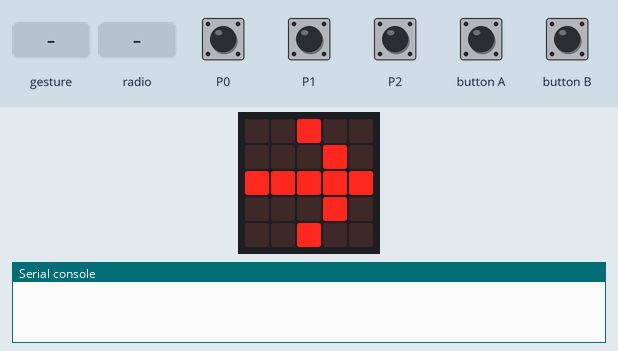
Recording of a program running on a simulated BBC micro:bit (MakeCode). On the bench: the board's 5×5 LED display, the last lines printed to the serial console. The inputs (shaded band) are chosen by the test bench. No radio messages arrive unless stated (any console line starting 'radio sent:' is added by the test bench); a tilt is held for 1.5 s and a shake lasts 1 s, then the board lies face up again; the 48×5 strip is a reading aid, not a part: it shows the text the display is scrolling, unrolled, one strip-width of it at a time; the compass is already calibrated.

Above: at 0.8 s.
At 13.9 s:
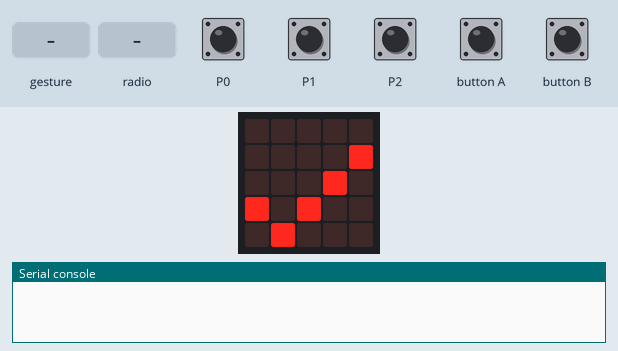
14.0 s: gesture 'shake'
At 14.4 s:
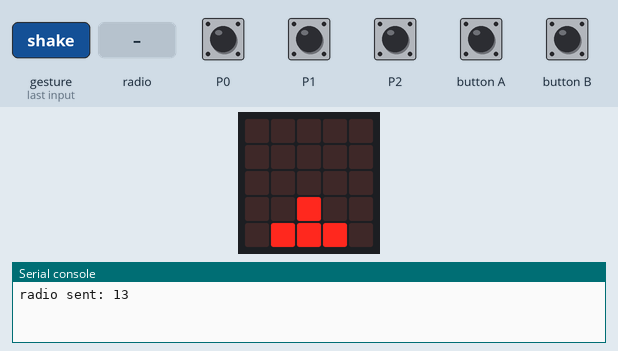
16.9 s: touch pin P0 pressed for 0.15 s
17.6 s: gesture 'shake'
At 20.9 s:
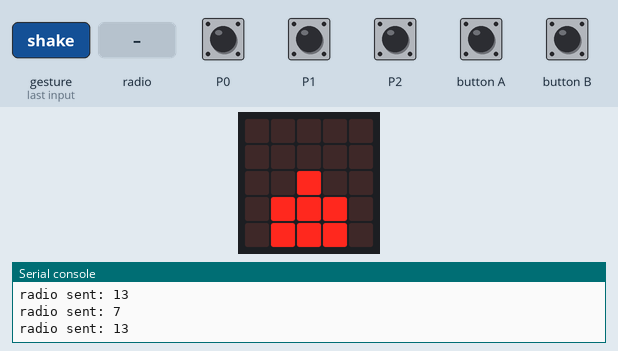
28.3 s: radio message "10" arrives
At 31.1 s:
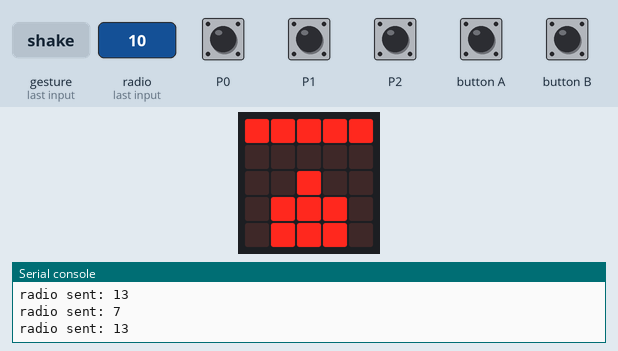
31.3 s: touch pin P1 pressed for 0.15 s
32.0 s: radio message "11" arrives
At 34.3 s:
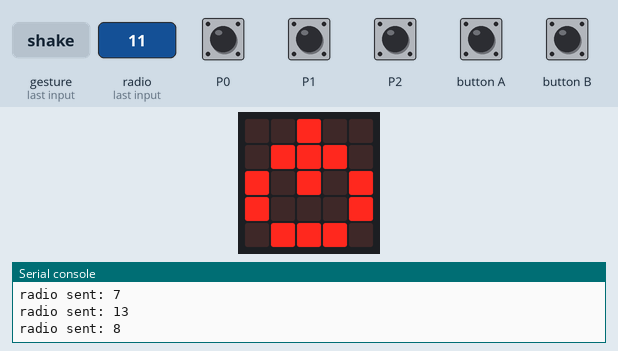

Measured:
- after the input at 14.0 s, the display: changes after 0.20 s (image 2)
- after the input at 17.6 s, the display: first differs from a run without the input after 2.7 s (image 3 shows a later state)
- after the input at 28.3 s, the display: first differs from a run without the input after 2.6 s (image 4)
- after the input at 32.0 s, the display: first differs from a run without the input after 2.1 s (image 5)
- what the display in image 0 shows lasts 0.6 s, from 0.7 s to 1.3 s
- what the display in image 2 shows lasts 0.4 s, from 14.2 s to 14.6 s

The program:

main.ts
```typescript
input.onPinPressed(TouchPin.P0, function () {
    radio.sendNumber(7)
    basic.showString("show")
})
input.onGesture(Gesture.TiltRight, function () {
    radio.sendNumber(2)
    basic.showLeds(`
        . . . . .
        . . . . .
        # # # # .
        . . . . .
        . . . . .
        `)
    basic.showLeds(`
        . . # . .
        . . . # .
        # # # # #
        . . . # .
        . . # . .
        `)
})
radio.onReceivedNumber(function (receivedNumber) {
    if (receivedNumber == 10) {
        basic.showLeds(`
            # # # # #
            . . . . .
            . . # . .
            . # # # .
            . # # # .
            `)
        basic.showLeds(`
            # # # # #
            . . # . .
            . # # # .
            . # # # .
            . # # # .
            `)
        basic.showLeds(`
            # # # # #
            . . . . .
            . # . . .
            # . . # .
            . . # . #
            `)
        basic.showLeds(`
            . . # . .
            . . # . .
            . . # . .
            . . . . .
            . . # . .
            `)
        basic.showLeds(`
            # # # # #
            . . . . .
            . . . . .
            . . . . .
            . . . . .
            `)
        basic.showLeds(`
            # # # # #
            . . . . .
            . . # . .
            . # # # .
            . # # # .
            `)
        basic.showLeds(`
            . . . # .
            . . . # .
            . . . # .
            . # . # .
            . . # # .
            `)
        basic.showLeds(`
            . . # . .
            . . # . .
            . . # . .
            . . . . .
            . . # . .
            `)
    }
    if (receivedNumber == 11) {
        basic.showLeds(`
            . . # . .
            . # # # .
            # . # . #
            # . . . #
            . # # # .
            `)
        basic.showLeds(`
            . . . . .
            . . . . .
            . . . . .
            . . . . .
            . . # . .
            `)
        basic.showLeds(`
            . . . . .
            . . . . .
            . . . . .
            . . # . .
            . # # # .
            `)
        basic.showLeds(`
            . . . . .
            . . . . .
            . . # . .
            . # # # .
            . # # # .
            `)
        basic.showLeds(`
            . . . . .
            . . # . .
            . # # # .
            . # # # .
            . # # # .
            `)
        basic.showLeds(`
            . . # . .
            . # # # .
            . # # # .
            . # # # .
            . . . . .
            `)
        basic.showLeds(`
            . # # # .
            . # # # .
            . # # # .
            . . . . .
            . . . . .
            `)
        basic.showLeds(`
            . # # # .
            . # # # .
            . . . . .
            . . . . .
            . . . . .
            `)
        basic.showLeds(`
            . # # # .
            . . . . .
            . . . . .
            . . . . .
            . . . . .
            `)
        basic.showLeds(`
            . . . . .
            . . . . .
            . . . . .
            . . . . .
            . . . . .
            `)
        basic.showIcon(IconNames.Chessboard)
    }
})
input.onGesture(Gesture.LogoUp, function () {
    radio.sendNumber(4)
    basic.showLeds(`
        # # . # #
        # . . . #
        . . . . .
        # . . . #
        # # . # #
        `)
    basic.showLeds(`
        . . # . .
        . # . # .
        # . # . #
        . # . # .
        . . # . .
        `)
})
input.onButtonPressed(Button.A, function () {
    basic.showLeds(`
        . . . . .
        . . . . .
        . . . . .
        # # . # #
        # # . # #
        `)
    basic.showLeds(`
        . # # # #
        . # . . #
        . # . . #
        # # . # #
        # # . # #
        `)
    radio.sendNumber(5)
    basic.showNumber(1)
    basic.showLeds(`
        . # # # #
        . # . . #
        . # . . #
        # # . # #
        # # . # #
        `)
    basic.showLeds(`
        . . . . .
        . # # # .
        . # # # .
        . # # # .
        . . . . .
        `)
    basic.showLeds(`
        . . . . .
        . # # # .
        . . # # .
        . # # # .
        . . . . .
        `)
    basic.showLeds(`
        . . . . .
        . # # # .
        . # . # .
        . # # # .
        . . . . .
        `)
    basic.showLeds(`
        . . . . .
        . # # # .
        . # # . .
        . # # # .
        . . . . .
        `)
    basic.showLeds(`
        . . . . .
        . # # # .
        . # # # .
        . # # # .
        . . . . .
        `)
    basic.showLeds(`
        . # # # #
        . # . . #
        . # . . #
        # # . # #
        # # . # #
        `)
})
input.onGesture(Gesture.TiltLeft, function () {
    radio.sendNumber(1)
    basic.showLeds(`
        . . . . .
        . . . . .
        . # # # #
        . . . . .
        . . . . .
        `)
    basic.showLeds(`
        . . # . .
        . # . . .
        # # # # #
        . # . . .
        . . # . .
        `)
})
input.onPinPressed(TouchPin.P2, function () {
    radio.sendNumber(12)
    basic.showLeds(`
        . . # . .
        . # . # .
        . # . # .
        . # . # .
        . . # . .
        `)
    basic.showLeds(`
        . # # # .
        . # . . .
        . # # # .
        . # . . .
        . # . . .
        `)
    basic.showLeds(`
        . # # # .
        . # . . .
        . # # # .
        . # . . .
        . # . . .
        `)
    basic.showLeds(`
        . . # . .
        . # # # .
        # . # . #
        # . . . #
        . # # # .
        `)
})
input.onGesture(Gesture.Shake, function () {
    radio.sendNumber(13)
    basic.showLeds(`
        . . . . .
        . . . . .
        . . . . .
        . . # . .
        . # # # .
        `)
    basic.showLeds(`
        . . . . .
        . . . . .
        . . # . .
        . # # # .
        . # # # .
        `)
    basic.showLeds(`
        . . . . .
        . . # . .
        . # # # .
        . # # # .
        . # # # .
        `)
    basic.showLeds(`
        . . # . .
        . # # # .
        . # # # .
        . # # # .
        . . . . .
        `)
    basic.showString("Stop")
})
input.onGesture(Gesture.LogoDown, function () {
    radio.sendNumber(3)
    basic.showLeds(`
        . . . . .
        . . # . .
        . . # . .
        . . # . .
        . . # . .
        `)
    basic.showLeds(`
        . . # . .
        . # # # .
        # . # . #
        . . # . .
        . . # . .
        `)
})
radio.onReceivedString(function (receivedString) {
    basic.showString(receivedString)
})
input.onButtonPressed(Button.B, function () {
    basic.showLeds(`
        . . . . .
        . . . . .
        . . . . .
        # # . # #
        # # . # #
        `)
    basic.showLeds(`
        . # # # #
        . # . . #
        . # . . #
        # # . # #
        # # . # #
        `)
    radio.sendNumber(6)
    basic.showNumber(2)
    basic.showLeds(`
        . # # # #
        . # . . #
        . # . . #
        # # . # #
        # # . # #
        `)
    basic.showLeds(`
        . . . . .
        . # # # .
        . # # # .
        . # # # .
        . . . . .
        `)
    basic.showLeds(`
        . . . . .
        . # # # .
        . . # # .
        . # # # .
        . . . . .
        `)
    basic.showLeds(`
        . . . . .
        . # # # .
        . # . # .
        . # # # .
        . . . . .
        `)
    basic.showLeds(`
        . . . . .
        . # # # .
        . # # . .
        . # # # .
        . . . . .
        `)
    basic.showLeds(`
        . . . . .
        . # # # .
        . # # # .
        . # # # .
        . . . . .
        `)
    basic.showLeds(`
        . # # # #
        . # . . #
        . # . . #
        # # . # #
        # # . # #
        `)
})
input.onPinPressed(TouchPin.P1, function () {
    radio.sendNumber(8)
    basic.showString("Batterie")
})
input.calibrateCompass()
basic.showArrow(ArrowNames.North)
basic.showArrow(ArrowNames.East)
basic.showArrow(ArrowNames.South)
basic.showArrow(ArrowNames.West)
basic.showLeds(`
    . . . . .
    . . . . .
    . # . . .
    . . . . .
    . . . . .
    `)
basic.showLeds(`
    . . . . .
    . . . . .
    . # # . .
    . . . . .
    . . . . .
    `)
basic.showLeds(`
    . . . . .
    . . . . .
    . # # # .
    . . . . .
    . . . . .
    `)
basic.showLeds(`
    . . . . .
    . # . . .
    . # # # .
    . # . . .
    . . . . .
    `)
basic.showLeds(`
    . . . . .
    . # # . .
    . # # # .
    . # # . .
    . . . . .
    `)
basic.showLeds(`
    . . . . .
    . # # # .
    . # # # .
    . # # # .
    . . . . .
    `)
basic.showLeds(`
    . . . . .
    . # # # .
    . . # # .
    . # # # .
    . . . . .
    `)
basic.showLeds(`
    . . . . .
    . # # # .
    . # . # .
    . # # # .
    . . . . .
    `)
basic.showLeds(`
    . . . . .
    . # # # .
    . # # . .
    . # # # .
    . . . . .
    `)
basic.showLeds(`
    . . . . .
    . # # # .
    . # # # .
    . # # # .
    . . . . .
    `)
basic.showLeds(`
    . . . . .
    . . # # .
    . # # # .
    . . # # .
    . . . . .
    `)
basic.showLeds(`
    . . . . .
    . . . # .
    . # # # .
    . . . # .
    . . . . .
    `)
basic.showLeds(`
    . . . . .
    . . . . .
    . # # # .
    . . . . .
    . . . . .
    `)
basic.showLeds(`
    . . . . .
    . . . . .
    . # # . .
    . . . . .
    . . . . .
    `)
basic.showLeds(`
    . . . . .
    . . . . .
    . # . . .
    . . . . .
    . . . . .
    `)
basic.showLeds(`
    . . . . .
    . . . . .
    . . . . .
    . . . . .
    . . . . .
    `)
basic.showLeds(`
    . . . . .
    . . . . .
    # . . . .
    . . . . .
    . . . . .
    `)
basic.showLeds(`
    . . . . .
    . # . . .
    # . . . .
    . . . . .
    . . . . .
    `)
basic.showLeds(`
    . . . . .
    . # . . .
    # . # . .
    . . . . .
    . . . . .
    `)
basic.showLeds(`
    . . . . .
    . # . . .
    # . # . .
    . . . # .
    . . . . .
    `)
basic.showLeds(`
    . . . . .
    . # . . .
    # . # . #
    . . . # .
    . . . . .
    `)
basic.showLeds(`
    . . . . .
    . # . # .
    # . # . #
    . . . # .
    . . . . .
    `)
basic.showLeds(`
    . . . . .
    . # . # .
    # . # . #
    . # . # .
    . . . . .
    `)
basic.showLeds(`
    . . . . .
    . # . # .
    # . # . #
    . # . # .
    . . . . .
    `)
radio.setGroup(123)
basic.showIcon(IconNames.Yes)
```

test.ts
```typescript
// Hier kann man Tests durchführen; diese Datei wird nicht kompiliert, wenn dieses Paket als Erweiterung verwendet wird.
```
